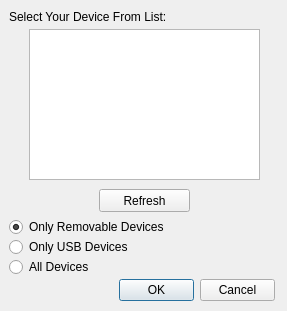
<?xml version="1.0" encoding="UTF-8"?>
<ui version="4.0">
 <class>Dialog</class>
 <widget class="QDialog" name="Dialog">
  <property name="geometry">
   <rect>
    <x>0</x>
    <y>0</y>
    <width>287</width>
    <height>311</height>
   </rect>
  </property>
  <property name="windowTitle">
   <string>Select your device</string>
  </property>
  <property name="windowIcon">
   <iconset resource="resources.qrc">
    <normaloff>:/main/images/usbicon.png</normaloff>:/main/images/usbicon.png</iconset>
  </property>
  <property name="autoFillBackground">
   <bool>true</bool>
  </property>
  <property name="sizeGripEnabled">
   <bool>false</bool>
  </property>
  <property name="modal">
   <bool>false</bool>
  </property>
  <widget class="QFrame" name="frame">
   <property name="geometry">
    <rect>
     <x>-1</x>
     <y>-1</y>
     <width>342</width>
     <height>321</height>
    </rect>
   </property>
   <property name="minimumSize">
    <size>
     <width>342</width>
     <height>321</height>
    </size>
   </property>
   <property name="maximumSize">
    <size>
     <width>342</width>
     <height>321</height>
    </size>
   </property>
   <property name="styleSheet">
    <string notr="true">background-image: url(:/main/images/background.png);</string>
   </property>
   <property name="frameShape">
    <enum>QFrame::StyledPanel</enum>
   </property>
   <property name="frameShadow">
    <enum>QFrame::Raised</enum>
   </property>
   <widget class="QDialogButtonBox" name="buttonBox">
    <property name="geometry">
     <rect>
      <x>120</x>
      <y>280</y>
      <width>156</width>
      <height>23</height>
     </rect>
    </property>
    <property name="styleSheet">
     <string notr="true">background-image: url(:/main/images/trans.png);</string>
    </property>
    <property name="orientation">
     <enum>Qt::Horizontal</enum>
    </property>
    <property name="standardButtons">
     <set>QDialogButtonBox::Cancel|QDialogButtonBox::Ok</set>
    </property>
   </widget>
   <widget class="QRadioButton" name="r_onlyremovable">
    <property name="geometry">
     <rect>
      <x>10</x>
      <y>220</y>
      <width>261</width>
      <height>16</height>
     </rect>
    </property>
    <property name="styleSheet">
     <string notr="true">background-image:url(:/main/images/trans.png);
color.rgb(0, 0, 0);</string>
    </property>
    <property name="text">
     <string>Only Removable Devices</string>
    </property>
    <property name="checked">
     <bool>true</bool>
    </property>
   </widget>
   <widget class="QRadioButton" name="r_onlyusb">
    <property name="geometry">
     <rect>
      <x>10</x>
      <y>240</y>
      <width>261</width>
      <height>16</height>
     </rect>
    </property>
    <property name="styleSheet">
     <string notr="true">background-image:url(:/main/images/trans.png);
color.rgb(0, 0, 0);</string>
    </property>
    <property name="text">
     <string>Only USB Devices</string>
    </property>
   </widget>
   <widget class="QRadioButton" name="r_alldevices">
    <property name="geometry">
     <rect>
      <x>10</x>
      <y>260</y>
      <width>261</width>
      <height>16</height>
     </rect>
    </property>
    <property name="styleSheet">
     <string notr="true">background-image:url(:/main/images/trans.png);
color.rgb(0, 0, 0);</string>
    </property>
    <property name="text">
     <string>All Devices</string>
    </property>
   </widget>
   <widget class="QPushButton" name="pushButton">
    <property name="geometry">
     <rect>
      <x>100</x>
      <y>190</y>
      <width>91</width>
      <height>23</height>
     </rect>
    </property>
    <property name="styleSheet">
     <string notr="true">background-image: url(:/main/images/trans.png);</string>
    </property>
    <property name="text">
     <string>Refresh</string>
    </property>
   </widget>
   <widget class="QListWidget" name="listWidget">
    <property name="geometry">
     <rect>
      <x>30</x>
      <y>30</y>
      <width>231</width>
      <height>151</height>
     </rect>
    </property>
    <property name="styleSheet">
     <string notr="true">background-image: url(:/main/images/white.png);</string>
    </property>
   </widget>
   <widget class="QLabel" name="label">
    <property name="geometry">
     <rect>
      <x>10</x>
      <y>10</y>
      <width>271</width>
      <height>16</height>
     </rect>
    </property>
    <property name="styleSheet">
     <string notr="true">background-image: url(:/main/images/trans.png);</string>
    </property>
    <property name="text">
     <string>Select Your Device From List:</string>
    </property>
   </widget>
  </widget>
 </widget>
 <resources>
  <include location="resources.qrc"/>
 </resources>
 <connections>
  <connection>
   <sender>buttonBox</sender>
   <signal>accepted()</signal>
   <receiver>Dialog</receiver>
   <slot>accept()</slot>
   <hints>
    <hint type="sourcelabel">
     <x>248</x>
     <y>254</y>
    </hint>
    <hint type="destinationlabel">
     <x>157</x>
     <y>274</y>
    </hint>
   </hints>
  </connection>
  <connection>
   <sender>buttonBox</sender>
   <signal>rejected()</signal>
   <receiver>Dialog</receiver>
   <slot>reject()</slot>
   <hints>
    <hint type="sourcelabel">
     <x>265</x>
     <y>275</y>
    </hint>
    <hint type="destinationlabel">
     <x>286</x>
     <y>274</y>
    </hint>
   </hints>
  </connection>
 </connections>
</ui>
